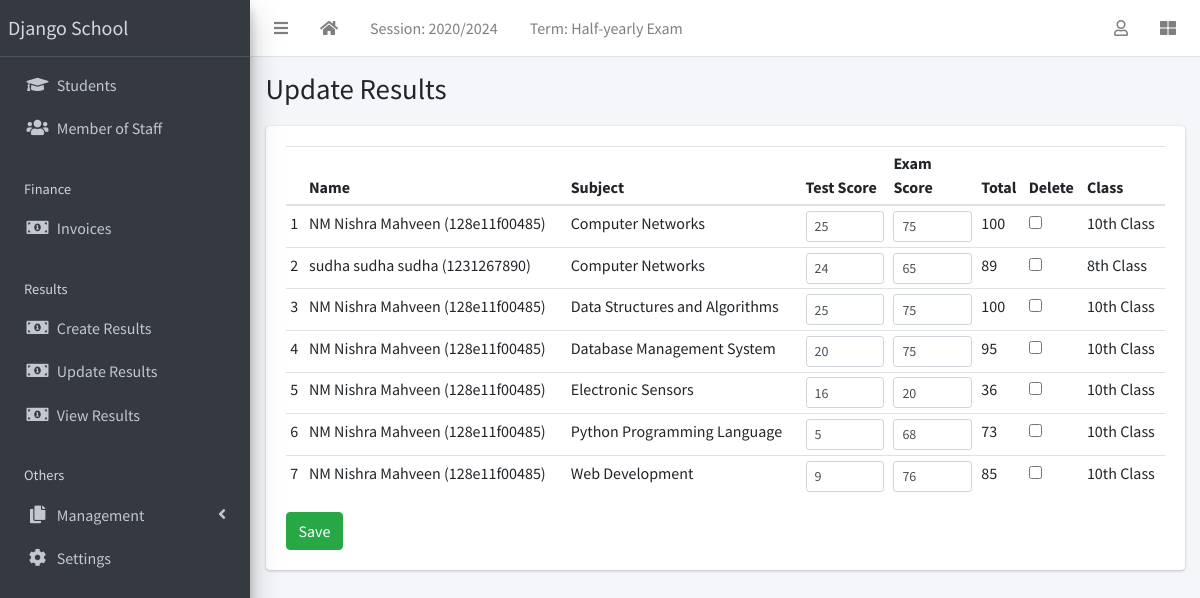
Screenshot of /result/edit-results/ (signed in) with the database file from the repository.
### apps/corecode/models.py (models this page shows, shortened)
class AcademicSession(models.Model):
    name = models.CharField(max_length=200, unique=True)
    current = models.BooleanField(default=True)
    class Meta:
        ordering = ["-name"]

class AcademicTerm(models.Model):
    name = models.CharField(max_length=20, unique=True)
    current = models.BooleanField(default=True)
    class Meta:
        ordering = ["name"]

class SiteConfig(models.Model):
    key = models.SlugField()
    value = models.CharField(max_length=200)

class Subject(models.Model):
    name = models.CharField(max_length=200, unique=True)
    class Meta:
        ordering = ["name"]
    def __str__(self):
        return self.name

class StudentClass(models.Model):
    name = models.CharField(max_length=200, unique=True)
    class Meta:
        verbose_name = "Class"
        verbose_name_plural = "Classes"
        ordering = ["name"]
    def __str__(self):
        return self.name

### apps/result/models.py (models this page shows, shortened)
class Result(models.Model):
    student = models.ForeignKey(Student, on_delete=models.CASCADE)
    session = models.ForeignKey(AcademicSession, on_delete=models.CASCADE)
    term = models.ForeignKey(AcademicTerm, on_delete=models.CASCADE)
    current_class = models.ForeignKey(StudentClass, on_delete=models.CASCADE)
    subject = models.ForeignKey(Subject, on_delete=models.CASCADE)
    test_score = models.IntegerField(default=0)
    exam_score = models.IntegerField(default=0)
    class Meta:
        ordering = ["subject"]
    def total_score(self):
        return self.test_score + self.exam_score

### apps/students/models.py (models this page shows, shortened)
class Student(models.Model):
    STATUS_CHOICES = [("active", "Active"), ("inactive", "Inactive")]
    GENDER_CHOICES = [("male", "Male"), ("female", "Female")]
    current_status = models.CharField(
        max_length=10, choices=STATUS_CHOICES, default="active"
    )
    registration_number = models.CharField(max_length=200, unique=True)
    surname = models.CharField(max_length=200)
    firstname = models.CharField(max_length=200)
    other_name = models.CharField(max_length=200, blank=True)
    gender = models.CharField(max_length=10, choices=GENDER_CHOICES, default="male")
    date_of_birth = models.DateField(default=timezone.now)
    current_class = models.ForeignKey(
        StudentClass, on_delete=models.SET_NULL, blank=True, null=True
    )
    date_of_admission = models.DateField(default=timezone.now)
    mobile_num_regex = RegexValidator(
        regex="^[0-9]{10,15}$", message="Entered mobile number isn't in a right format!"
    )
    parent_mobile_number = models.CharField(
        validators=[mobile_num_regex], max_length=13, blank=True
    )
    address = models.TextField(blank=True)
    others = models.TextField(blank=True)
    passport = models.ImageField(blank=True, upload_to="students/passports/")
    class Meta:
        ordering = ["surname", "firstname", "other_name"]
    def __str__(self):
        return f"{self.surname} {self.firstname} {self.other_name} ({self.registration_number})"

### apps/result/views.py (the view)
# urls.py: path("edit-results/", edit_results, name="edit-results"),
@login_required
def edit_results(request):
    if request.method == "POST":
        form = EditResults(request.POST)
        if form.is_valid():
            form.save()
            messages.success(request, "Results successfully updated")
            return redirect("edit-results")
    else:
        results = Result.objects.filter(
            session=request.current_session, term=request.current_term
        )
        form = EditResults(queryset=results)
    return render(request, "result/edit_results.html", {"formset": form})

### apps/corecode/context_processors.py (called while the page is built)
def site_defaults(request):
    current_session = AcademicSession.objects.get(current=True)
    current_term = AcademicTerm.objects.get(current=True)
    vals = SiteConfig.objects.all()
    contexts = {
        "current_session": current_session.name,
        "current_term": current_term.name,
    }
    for val in vals:
        contexts[val.key] = val.value
    return contexts

### apps/result/templates/result/edit_results.html (shortened to what this page needs)
{% extends 'base.html' %}
{% load widget_tweaks %}
{% block title %}
Update Results
{% endblock title %}
{% block content %}
<form method="POST">
  <table id="studenttable" class="table table-sm">
    <thead>
      <tr>
        <th></th>
        <th>Name</th>
        <th>Subject</th>
        <th>Test Score</th>
        <th>Exam Score</th>
        <th>Total</th>
        <th>Delete</th>
        <th>Class</th>
      </tr>
    </thead>
    <tbody>
      {% for form in formset %}
        <tr>
          <td>{{forloop.counter }}</td>
          <td>{{form.instance.student }}</td>
          <td>{{form.instance.subject}}</td>
          <td style="width: 10%;">{{form.test_score | add_class:"form-control form-control-sm"}}</td>
          <td style="width: 10%;">{{form.exam_score | add_class:"form-control form-control-sm"}}</td>
          <td>{{form.instance.total_score}}</td>
          <td>{{form.DELETE}}</td>
          <td>{{form.instance.current_class}}</td>
        </tr>
      {% endfor %}
    </tbody>
  </table>
  <input type="submit" class="btn btn-success" value="Save">
  </form>
{% endblock content %}

### templates/base.html (shortened to what this page needs)
{% load static %}
<!DOCTYPE html>
<html lang="en">
<head>
  <link rel="stylesheet" href="{% static 'plugins/fontawesome-free/css/all.min.css' %}">
  <link rel="stylesheet" href="{% static 'plugins/toastr/toastr.min.css' %}">
  <link rel="stylesheet"
    href="{% static 'plugins/overlayScrollbars/css/OverlayScrollbars.min.css' %}">
  <link rel="stylesheet" href="{% static 'plugins/Datatables/datatables.min.css' %}" />
  <link rel="stylesheet" href="{% static 'dist/css/adminlte.min.css' %}">
</head>
<body
  class="hold-transition sidebar-mini layout-fixed layout-navbar-fixed layout-footer-fixed">
  <div class="wrapper">
    <nav class="main-header navbar navbar-expand navbar-white navbar-light">
      <ul class="navbar-nav">
        <li class="nav-item">
          <a class="nav-link" data-widget="pushmenu" href="#" role="button"><i
              class="fas fa-bars"></i></a>
        </li>
        <li class="nav-item d-none d-sm-inline-block">
          <a href="{% url 'home' %} " class="nav-link"><i class="fa fa-home"></i></a>
        </li>
        <li class="nav-item d-none d-sm-inline-block">
          <a href="{% url 'current-session' %}" class="nav-link">Session: {{ current_session }}</a>
        </li>
        <li class="nav-item d-none d-sm-inline-block">
          <a href="{% url 'current-session' %}" class="nav-link">Term: {{ current_term }}</a>
        </li>
      </ul>
      <ul class="navbar-nav ml-auto">
        <li class="nav-item dropdown">
          <a class="nav-link" data-toggle="dropdown" href="#">
            <i class="far fa-user"></i>
          </a>
        </li>
        <li class="nav-item">
          <a class="nav-link" data-widget="control-sidebar" data-slide="true"
            href="#" role="button"><i class="fas fa-th-large"></i></a>
        </li>
      </ul>
    </nav>
    <aside class="main-sidebar sidebar-dark-primary elevation-4">
      <a href="{% url 'home' %}" class="brand-link">{{ school_name | default:"MySchool" }}</a>
      <div class="sidebar">
        <nav class="mt-2">
          <ul class="nav nav-pills nav-sidebar flex-column"
            data-widget="treeview" role="menu" data-accordion="false">
            <li class="nav-item">
              <a href="{% url 'student-list' %}" class="nav-link">
                <i class="nav-icon fas fa-graduation-cap"></i>
                <p>
                  Students
                </p>
              </a>
            </li>
            <li class="nav-item">
              <a href="{% url 'staff-list' %}" class="nav-link">
                <i class="nav-icon fas fa-users"></i>
                <p>
                  Member of Staff
                </p>
              </a>
            </li>
            <li class="nav-header">Finance</li>
            <li class="nav-item">
              <a href="{% url 'invoice-list' %}" class="nav-link">
                <i class="nav-icon fas fa-money-bill-alt"></i>
                <p>
                  Invoices
                </p>
              </a>
            </li>
            <li class="nav-header">Results</li>
            <li class="nav-item">
              <a href="{% url 'create-result' %}" class="nav-link">
                <i class="nav-icon fas fa-money-bill-alt"></i>
                <p>
                  Create Results
                </p>
              </a>
            </li>
            <li class="nav-item">
              <a href="{% url 'edit-results' %}" class="nav-link">
                <i class="nav-icon fas fa-money-bill-alt"></i>
                <p>
                  Update Results
                </p>
              </a>
            </li>
            <li class="nav-item">
              <a href="{% url 'view-results' %}" class="nav-link">
                <i class="nav-icon fas fa-money-bill-alt"></i>
                <p>
                  View Results
                </p>
              </a>
            </li>
            <li class="nav-header">Others</li>
            <li class="nav-item has-treeview">
              <a href="#" class="nav-link">
                <i class="nav-icon fas fa-copy"></i>
                <p>
                  Management
                  <i class="fas fa-angle-left right"></i>
                </p>
              </a>
            </li>
            <li class="nav-item">
              <a href="{% url 'configs' %}" class="nav-link">
                <i class="nav-icon fas fa-cog"></i>
                <p>
                  Settings
                </p>
              </a>
            </li>
          </ul>
        </nav>
      </div>
    </aside>
    <div class="content-wrapper">
      <section class="content-header">
        <div class="container-fluid">
          <div class="row mb-1">
            <div class="col-sm-8">
              <h1>{% block title %}{% endblock title %}</h1>
            </div>
            <div class="col-sm-4">
            </div>
          </div>
        </div>
      </section>
      <section class="content">
        <div class="container-fluid">
          <div class="row">
            <div class="col-md-12">
              {% block fullcard %}
              <div class="card">
                <div class="card-body">
                  <div class="row">
                    <div class="col">
                      {% block content %}
                      {% endblock content %}
                    </div>
                  </div>
                </div>
              </div>
              {% endblock fullcard %}
            </div>
          </div>
        </div>
      </section>
    </div>
  </div>
</body>
</html>

### rows the page displays
AcademicSession: name "2020/2024"
AcademicTerm: name "Half-yearly Exam"
SiteConfig: value "Django School"
Result: instance.student "NM Nishra Mahveen (128e11f00485)", instance.subject "Computer Networks", instance.total_score "100", instance.current_class "10th Class"
Result: instance.student "sudha sudha sudha (1231267890)", instance.subject "Computer Networks", instance.total_score "89", instance.current_class "8th Class"
Result: instance.student "NM Nishra Mahveen (128e11f00485)", instance.subject "Data Structures and Algorithms", instance.total_score "100", instance.current_class "10th Class"
Result: instance.student "NM Nishra Mahveen (128e11f00485)", instance.subject "Database Management System", instance.total_score "95", instance.current_class "10th Class"
Result: instance.student "NM Nishra Mahveen (128e11f00485)", instance.subject "Electronic Sensors", instance.total_score "36", instance.current_class "10th Class"
Result: instance.student "NM Nishra Mahveen (128e11f00485)", instance.subject "Python Programming Language", instance.total_score "73", instance.current_class "10th Class"
Result: instance.student "NM Nishra Mahveen (128e11f00485)", instance.subject "Web Development", instance.total_score "85", instance.current_class "10th Class"
